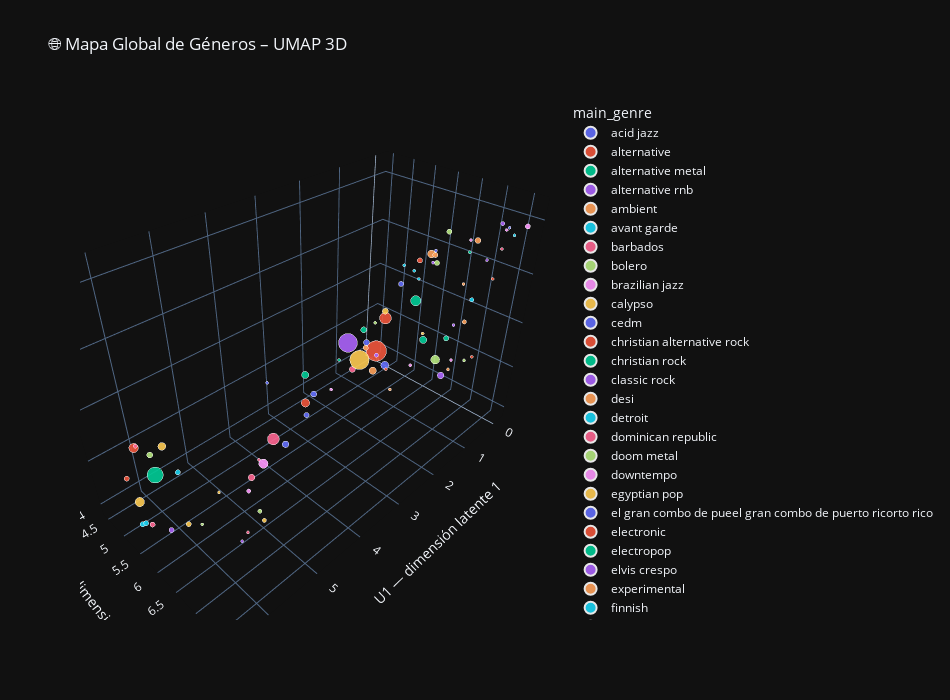

Write notebook code for a chart like this one.
### Code cell
# Base: genre_centroids
umap_genre = UMAP(n_neighbors=10, min_dist=0.2, n_components=3, metric="euclidean", random_state=42)
Xg = umap_genre.fit_transform(genre_centroids[["PC1", "PC2", "PC3"]])

df_umap_genres = genre_centroids.copy()
df_umap_genres[["U1", "U2", "U3"]] = Xg

import plotly.express as px

fig_umap_genres = px.scatter_3d(
    df_umap_genres,
    x="U1", y="U2", z="U3",
    color="main_genre",
    size="n_tracks",
    hover_name="main_genre",
    title="🌐 Mapa Global de Géneros – UMAP 3D",
    opacity=0.9,
    template="plotly_dark",
    width=950, height=700
)
fig_umap_genres.update_layout(
    scene=dict(
        xaxis_title="U1 — dimensión latente 1",
        yaxis_title="U2 — dimensión latente 2",
        zaxis_title="U3 — dimensión latente 3"
    )
)
fig_umap_genres.show()
